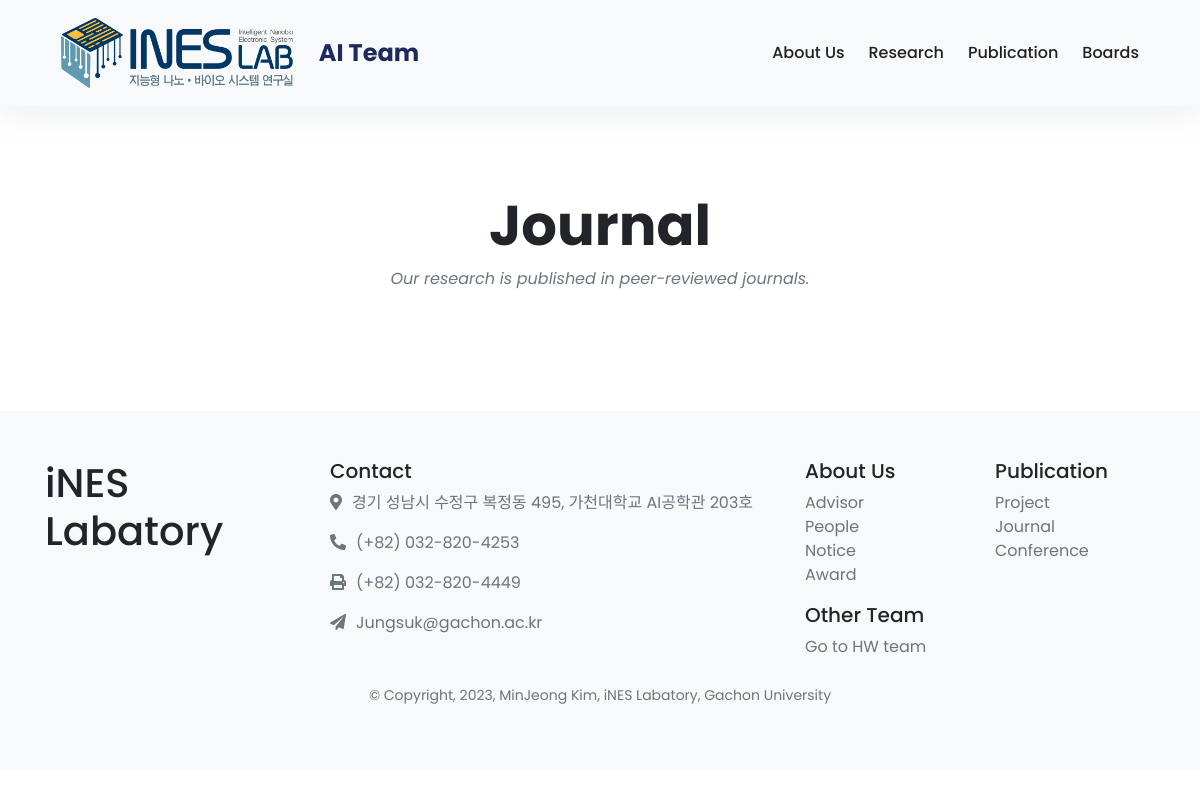
Page /ai/publications/JOUR/ on the earlier database version.
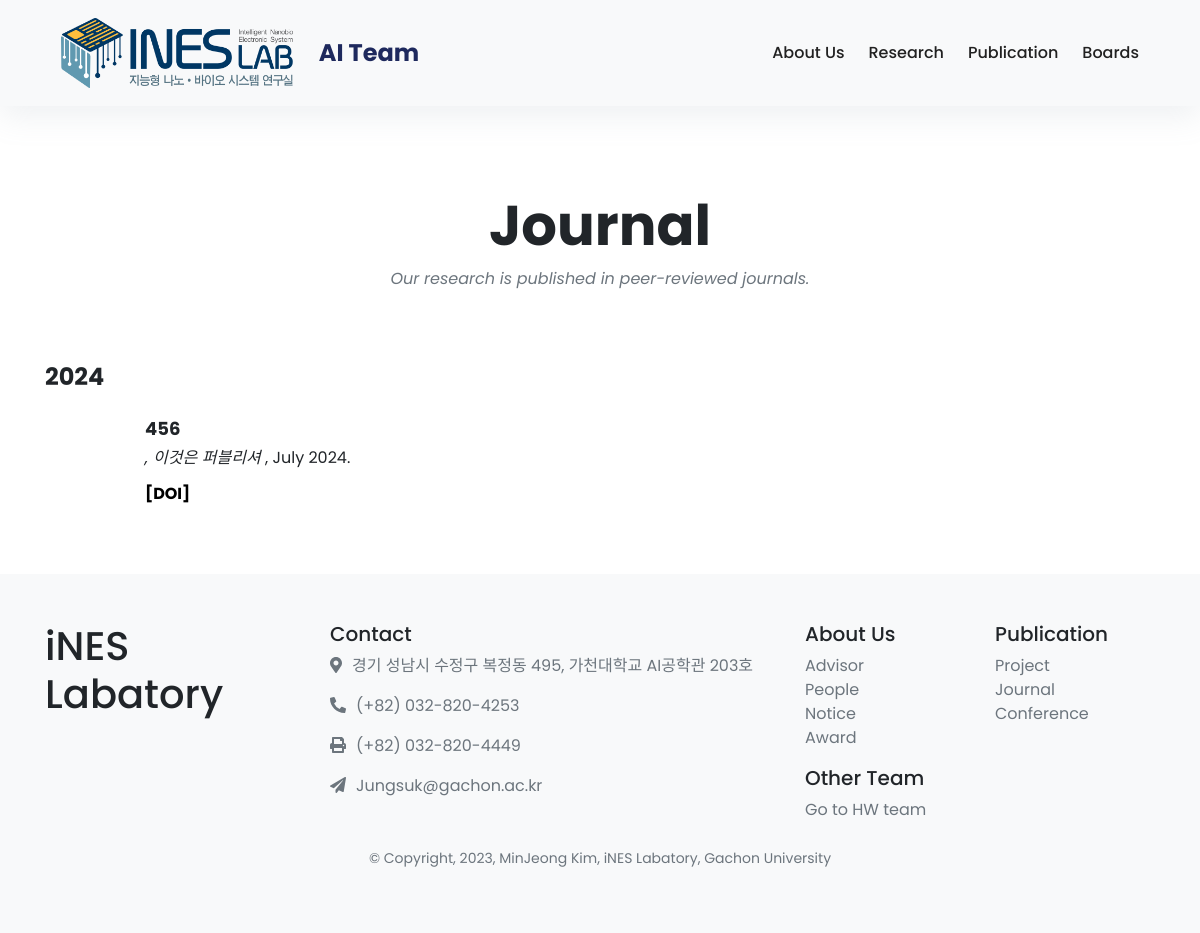
Same page on the later database version.
### publications/models.py (models this page shows, shortened)
class Publication(models.Model):
    TYPE_CHOICES = [
        ('CONF', 'Conference'),
        ('JOUR', 'Journal'),
        ('SURV', 'Survey'),
    ]
    TEAM_CHOICES = (
        ('AI', 'AI Team'),
        ('HW', 'Hardware Team'),
    )
    team = models.CharField(max_length=2, choices=TEAM_CHOICES, default='HW')
    pub_type = models.CharField(max_length=4, choices=TYPE_CHOICES, default='JOUR')
    title = models.CharField(max_length=255)
    authors = models.TextField(blank=True)  # 참여하는 멤버들은 그냥 직접 작성하다는 점을 반영하여 TextField로 수정
    citation_text = models.TextField(blank=True)
    published_date = models.DateTimeField()
    doi_link = models.URLField()
    areas = models.ManyToManyField(Area, blank=True)  # 프로젝트 관련 영역
    pdf = models.FileField(upload_to='upload/publications/%Y/%m/%d/', null=True, blank=True)
    pdf_link = models.URLField(blank=True, null=True)
    publisher = models.CharField(max_length=200, blank=True, null=True)
    related_project = models.ForeignKey(Projects, on_delete=models.CASCADE, related_name='publications', null=True, blank=True)

### publications/views.py (the view)
# urls.py: path('publications/<str:pub_type>/', publications_views.ai_publications, name='ai_publications'),
def ai_publications(request, pub_type):
    return get_publications_by_team(request, 'AI', pub_type, 'labweb/publication/ai_publications.html')

### publications/views.py (called while the page is built)
def get_publications_by_team(request, team, pub_type, template_name):
    publications = Publication.objects.filter(team=team, pub_type=pub_type.upper()).order_by('-published_date')
    years = publications.annotate(year=ExtractYear('published_date')).values_list('year', flat=True).distinct()
    context = {
        'publications': publications,
        'years': years,
        'pub_type': pub_type,
    }
    return render(request, template_name, context)

### templates/labweb/publication/ai_publications.html (shortened to what this page needs)
{% extends 'labweb/base.html' %}
{% block content %}
  <div class="container py-5">
    <header class="text-center">
      <br><br><br><br><br><br>
      <h1 class="display-4 font-weight-bold">{% if pub_type == 'CONF' %}Conference{% else %}Journal{% endif %}</h1>
      <p class="font-italic text-muted mb-0">
        {% if pub_type == 'CONF' %}
          We present our latest research findings at various conferences.
        {% else %}
          Our research is published in peer-reviewed journals.
        {% endif %}
      </p>
      <br><br><br>
    </header>
    <div>
      {% if publications %}
        {% for year in years %}
          <div class="year">
            <h4 style="font-weight: bold">{{ year }}</h4>
          </div>
          {% for pub in publications %}
            {% if pub.published_date.year == year %}
              <div class="card border-0" style="padding-left: 80px;">
                <div class="card-body">
                  <p class="card-title" style="font-weight: bold; font-size:18px;">{{ pub.title }}</p>
                  <p class="card-text">{{ pub.authors|linebreaksbr }}
                    {% if pub.publisher %}
                      <span style="font-style: italic">, {{ pub.publisher }}</span>
                    {% endif %}
                    , {{ pub.published_date|date:"F Y" }}.
                  </p>
                  {% if pub.doi_link %}
                    <a href="{{ pub.doi_link }}" class="card-link">[DOI]</a>
                  {% endif %}
                </div>
              </div>
            {% endif %}
          {% endfor %}
        {% endfor %}
      {% endif %}
    </div>
  </div>
{% endblock %}

Differences in the rows shown:
added Publication: title "456", publisher "이것은 퍼블리셔", published_date "July 2024"
Other differences:
new list line: "2024"
